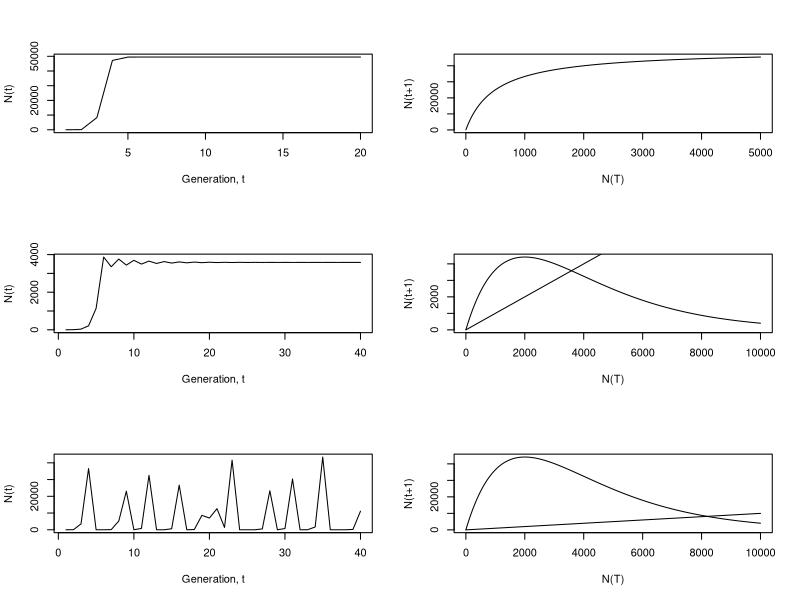

Recreate this plot in R.
rm(list=ls())

bh = function(n, c1, c2) {
    c1 / (1 + c2 * n)
}

ricker = function(n, alpha, beta) {
    alpha * exp(-beta*n)
}    

#### MAIN PROGRAM ####
par(mfrow=c(3,2))

# Beverton-Holt
C1 = 100; C2 = 2*10^-3
Maxgen = 20
N.T = matrix(0, Maxgen)
N.T[1] = 1
Generation = seq(from=1, to=Maxgen)

for(i in 2:Maxgen) {
    N.T[i] = N.T[i-1] * bh(N.T[i-1], C1, C2)
}    
Max.N = 5000
N.T2 = matrix(seq(from=1, to=Max.N))
N.T.Plus1 = N.T2 * apply(N.T2, 1, bh, C1, C2)

# Beverton-Holt
plot(Generation, N.T, type='l', xlab='Generation, t', ylab='N(t)')
plot(N.T2, N.T.Plus1, type='l', xlab='N(T)', ylab='N(t+1)')

# Ricker
Alpha = c(6, 60); Beta = 0.0005
Maxgen.R = 40
N.T.R = matrix(0, Maxgen.R)
N.T.R[1] = 1
Generation.R = seq(from=1, to=Maxgen.R)
Max.N.R = 10^4
N.T2.R = matrix(seq(from=1, to=Max.N.R))

for(j in 1:2) {
    for(i in 2:Maxgen.R) {
        N.T.R[i] = N.T.R[i-1] * ricker(N.T.R[i-1], Alpha[j], Beta)
    }    
    plot(Generation.R, N.T.R, type='l', xlab='Generation, t', ylab='N(t)')
    N.T.Plus1.R = N.T2.R * apply(N.T2.R, 1, ricker, Alpha[j], Beta)
    plot(N.T2.R, N.T.Plus1.R, type='l', xlab='N(T)', ylab='N(t+1)')
    lines(N.T2.R, N.T2.R)
}


output = function() {
    print('All results in figure')
}    
